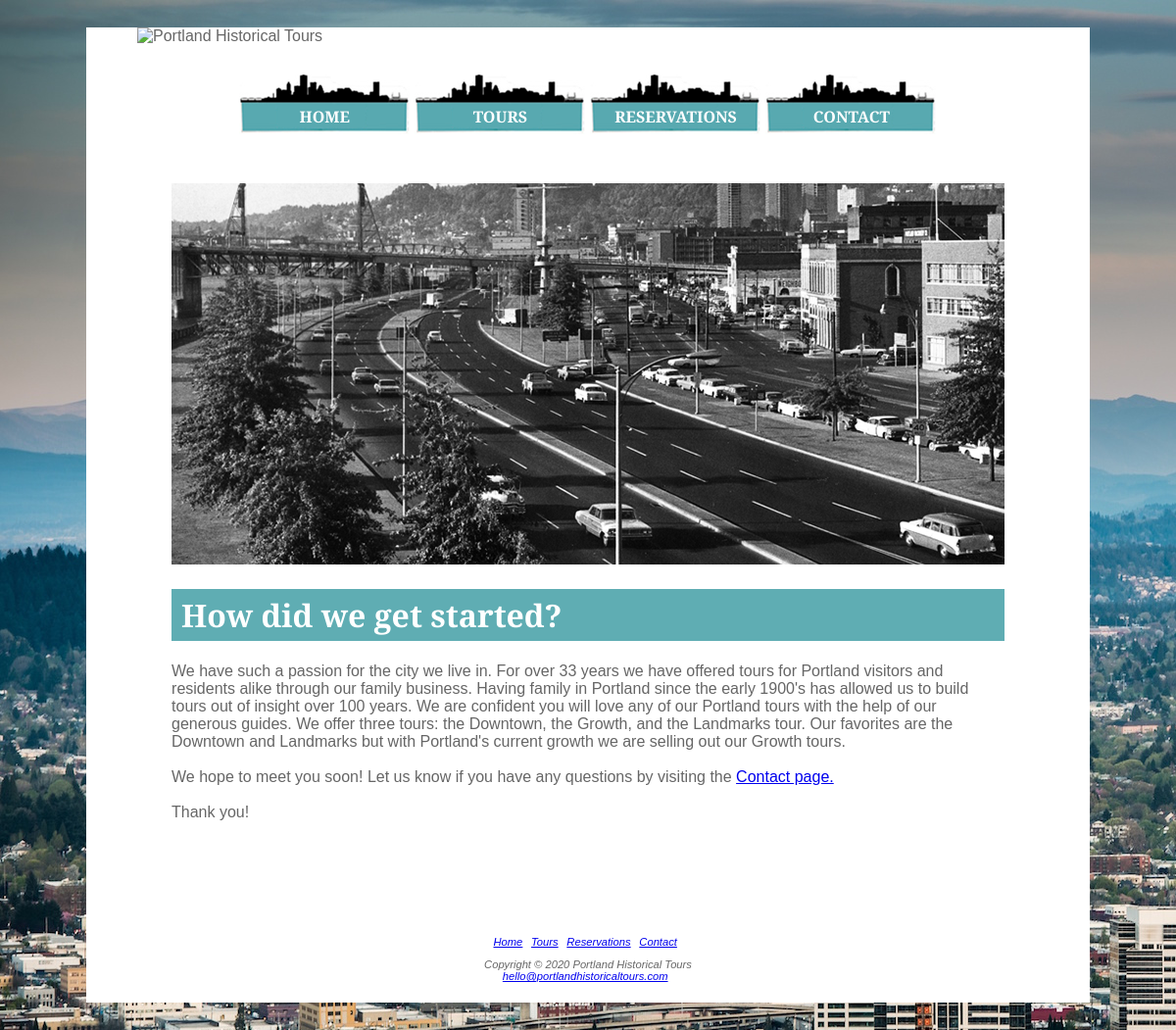
The page / on the database its author committed.
### tables this page shows
CREATE TABLE `content` (
  `id` int(11) NOT NULL,
  `title` text NOT NULL,
  `description` text NOT NULL,
  `image` text NOT NULL
);

### index.php (called while the page is built)
<?php
include 'includes/db.inc.html.php';
try
{
    $sql = 'SELECT * FROM content WHERE id=1';
    $result = $pdo->query($sql);
}
catch (PDOException $e)
{
    $error = 'Error fetching content. Do not worry: you are still amazing. Here is the error: ' . $e->getMessage();
    include 'includes/error.html.php';
    exit();
}
while ($row = $result->fetch())
{
    $content[] = array(
        'title' => $row['title'],
        'body' => $row['description'],
        'image' => $row['image']
    );
}
include 'home/home.html.php';

### home/home.html.php (the view, shortened to what this page needs)
<!DOCTYPE html>
<html lang="en">
<head>
    <link rel="stylesheet" href=project.css>
</head>
<body>
<div id="wrapper">
    <?php include 'includes/header.inc.html.php'; ?>
    <?php include 'includes/nav.inc.html.php'; ?>
    <main>
        <?php foreach ($content as $contents): ?>
            <a href="tours.html"><img src="<?php echo $contents['image']; ?>" alt="Portland Historical Tours" width="850" height="389"></a>
            <h1><?php echo htmlspecialchars($contents['title'], ENT_QUOTES, 'UTF-8'); ?></h1>
            <?php echo $contents['body']; ?>
        <?php endforeach; ?>
    </main>
    <?php include 'includes/footer.inc.html.php'; ?>
</div>
</body>
</html>

### project.css (style rules this page uses)
body { background-image: url(images/portlandhistoricaltoursbackground.jpg); background-attachment: fixed; background-repeat: no-repeat; background-color: #ffffff; color: #666666; font-family: Cinzel, Arial, serif; padding: 20px; }
h1 { color: #ffffff; background-color:#5fadb3; font-family: Cinzel, Arial, serif; padding: 5px; padding-left: 10px; }
main { background-color: #ffffff; margin-left: auto; margin-right: auto; padding-top: 20px; padding-bottom: 1px; padding-left: 60px; padding-right: 60px; width: 83%; }
#wrapper { background-color: #ffffff; min-width: 700px; max-width: 1024px; margin-left: auto; margin-right: auto; }

### rows shown on the page
content: image (picture), title "How did we get started?", description "We have such a passion for the city we live in. For over 33 years we have offered tours for Portland visitors and residents alike through our family business. Having family in Portland since the early 1900's has allowed us to build tours out of insight over 100 years. We are confident you will love any of our Portland tours with the help of our generous guides. We offer three tours: the Downtown, the Growth, and the Landmarks tour. Our favorites are the Downtown and Landmarks but with Portland's current growth we are selling out our Growth tours. We hope to meet you soon! Let us know if you have any questions by visiting the Contact page. Thank you!"
